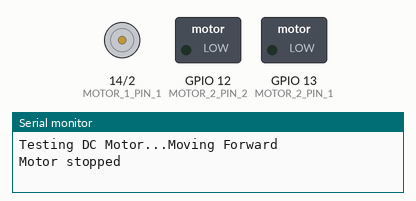
This sketch was run on a simulated ESP32. Shown: motor-driver pin pairs drawn as motors (green arrow = first pin HIGH = forward, orange = second pin HIGH = backward, longer = more drive, scaled by the enable pin), switched loads named in the sketch (green lamp = pin HIGH), the last lines printed to the serial monitor.

Above: at 3.0 s.
At 8.2 s:
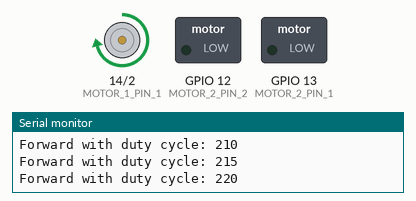
At 13.0 s:
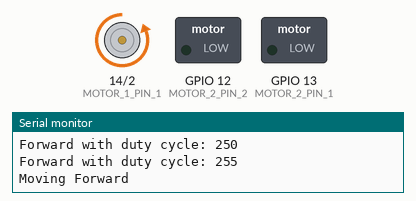
Timing chart, 0 to 15.6 s (numbered marks = the images above):
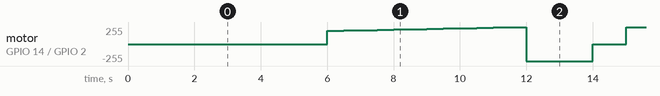

The sketch:

Car_Robot_PWM.ino
```cpp
/*********

*********/


#include "esp_camera.h"

#define MTR_PWM 15
#define MOTOR_1_PIN_1 14
#define MOTOR_1_PIN_2 2
#define MOTOR_2_PIN_1 13
#define MOTOR_2_PIN_2 12

// Setting PWM properties
#define freq 30000
#define pwmChannel 0
#define resolution 8
int dutyCycle = 200;

void setup()
{
  /**
    @Motor PIN Setup
  */
  pinMode(MOTOR_1_PIN_1, OUTPUT);
  pinMode(MOTOR_1_PIN_2, OUTPUT);
  pinMode(MOTOR_2_PIN_1, OUTPUT);
  pinMode(MOTOR_2_PIN_2, OUTPUT);
  pinMode(MTR_PWM, OUTPUT);

  /**
    @PWM Setup
  */
  // Motor uses PWM Channel 8
  // ledcSetup(ledChannel, freq, resolution);
  ledcSetup(pwmChannel, freq, resolution);
  // ledcAttachPin(ledPin, ledChannel);
  ledcAttachPin(MTR_PWM, pwmChannel);
  // ledcWrite(ledChannel, dutyCycle);
  // ledcWrite(0, 200);

  /**
    @Serial Setup
  */
  Serial.begin(115200);
  // testing
  Serial.print("Testing DC Motor...");
}

void loop()
{

  // Move the DC motor forward at maximum speed
  Serial.println("Moving Forward");
  digitalWrite(MOTOR_1_PIN_1, LOW);
  digitalWrite(MOTOR_1_PIN_2, HIGH);
  delay(2000);

  // Stop the DC motor
  Serial.println("Motor stopped");
  digitalWrite(MOTOR_1_PIN_1, LOW);
  digitalWrite(MOTOR_1_PIN_2, LOW);
  delay(1000);

  // Move DC motor backwards at maximum speed
  Serial.println("Moving Backwards");
  digitalWrite(MOTOR_1_PIN_1, HIGH);
  digitalWrite(MOTOR_1_PIN_2, LOW);
  delay(2000);

  // Stop the DC motor
  Serial.println("Motor stopped");
  digitalWrite(MOTOR_1_PIN_1, LOW);
  digitalWrite(MOTOR_1_PIN_2, LOW);
  delay(1000);

  // Move DC motor forward with increasing speed
  digitalWrite(MOTOR_1_PIN_1, HIGH);
  digitalWrite(MOTOR_1_PIN_2, LOW);
  while (dutyCycle <= 255) {
    ledcWrite(pwmChannel, dutyCycle);
    Serial.print("Forward with duty cycle: ");
    Serial.println(dutyCycle);
    dutyCycle = dutyCycle + 5;
    delay(500);
  }
  dutyCycle = 200;
}
```
